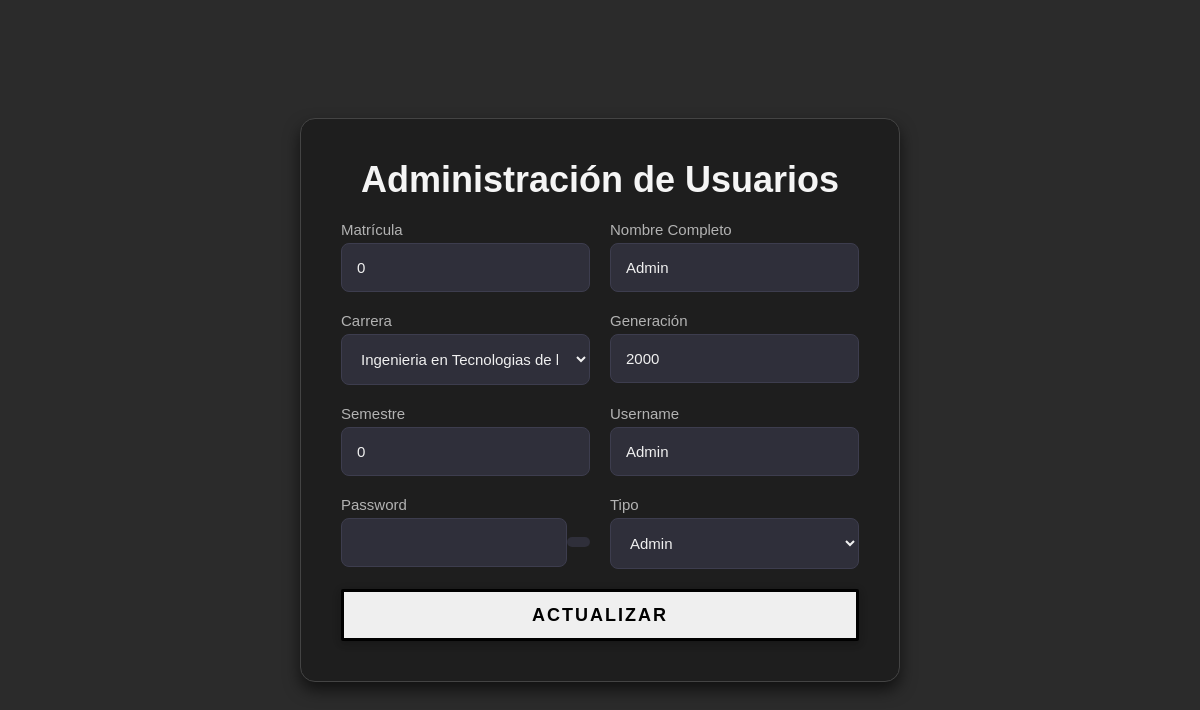
The page /actualiza_alu_profe.php on the database its author committed.
### tables this page shows
CREATE TABLE `usuarios` (
  `matricula` int(11) NOT NULL,
  `nombre_completo` text NOT NULL,
  `carrera` int(11) NOT NULL,
  `generacion` int(11) NOT NULL,
  `semestre` int(11) NOT NULL,
  `username` text NOT NULL,
  `password` text NOT NULL,
  `tipo` int(11) NOT NULL
);

CREATE TABLE `carreras` (
  `carrera` int(11) NOT NULL,
  `nombre` text NOT NULL,
  `semestres` int(11) NOT NULL
);

CREATE TABLE `tipousuarios` (
  `tipo` int(11) NOT NULL,
  `nombre` text NOT NULL
);

### actualiza_alu_profe.php (the view, shortened to what this page needs)
<?php
  $usuario = $_COOKIE['matri'];
  $server = 'localhost';
  $user = 'root';
  $pass = '';
  $database = 'mysql';
  $link = mysqli_connect($server, $user, $pass, $database);
  $database = 't15a_proyecto';
  mysqli_select_db($link, $database);
  $cadQuery = "SELECT usuarios.matricula, usuarios.nombre_completo, carreras.nombre, usuarios.generacion, usuarios.semestre, usuarios.username,
  usuarios.password, tipousuarios.nombre, usuarios.carrera, usuarios.tipo
  FROM usuarios
  INNER JOIN carreras ON usuarios.carrera=carreras.carrera
  INNER JOIN tipousuarios ON tipousuarios.tipo = usuarios.tipo
  WHERE matricula = '$usuario'";
  $query = mysqli_query($link, $cadQuery);
  for ($c = 0; $c < mysqli_num_rows($query); $c++) {
    $f = mysqli_fetch_array($query);
  }
?>
<!DOCTYPE html>
<html lang="en">
<head>
</head>
<body>
<div class="container">
        <h2>Administración de Usuarios</h2>
        <form action="action_examen.php" method="post">
            <div class="form-fila">
                <div class="form-grupo">
                <label for="varMatricula">Matrícula</label>
                <input id="varMatricula" name="varMatricula" type="text" placeholder="Matrícula (Ingrese 6 dígitos)" class="form-control" value="<?php echo $f[0]; ?>"readonly>
                </div>
                <div class="form-grupo">
                <label for="nombreCompleto">Nombre Completo</label>
                <input id="nombreCompleto" name="nombreCompleto" type="text" class="form-control" value="<?php echo $f[1]; ?>" >
                </div>
            </div>
            <div class="form-fila">
                <div class="form-grupo">
                <label for="carrera">Carrera</label>
                <select id="carrera" name="carrera"  class="form-control" readonly >
                    <option value = "<?php echo $f[8]; ?>"><?php echo $f[2]; ?></option>
                </select>
                </div>
                <div class="form-grupo">
                <label>Generación</label>
                <input type="text" id="generacion" name="generacion" class="form-control" value="<?php echo $f[3]; ?>"  readonly>
                </div>
            </div>
            <div class="form-fila">
                <div class="form-grupo">
                <label>Semestre</label>
                <input type="text" id="semestre" name="semestre" class="form-control" value="<?php echo $f[4]; ?>"  readonly>
                </div>
                <div class="form-grupo">
                <label>Username</label>
                <input type="text" id="username" name="username" class="form-control" value="<?php echo $f[5]; ?>"  required>
                </div>
            </div>
            <div class="form-fila">
                <div class="form-grupo">
                <label>Password</label>
                <div class="contra">
                <input type="password" id="password" name="password" class="form-control" required>
                <ion-icon id="eye" name="eye-outline"></ion-icon>
                </div>
                </div>
                <div class="form-grupo">
                <label>Tipo</label>
                <select id="tipo_usuarios" name="tipo_usuarios" class="form-control" readonly>
                    <option value = "<?php echo $f[9]; ?>"><?php echo $f[7]; ?></option>
                </select>
                </div>
            </div>
            <button type="submit">Actualizar</button>
        </form>
    </div>
</body>
</html>

### actualiza_alu_profe.php (style rules this page uses)
* { margin: 0; padding: 0; box-sizing: border-box; }
body { background-color: #2b2b2b; display: flex; justify-content: center; align-items: center; min-height: 100vh; font-family: "Signika", sans-serif; color: #e0e0e0; }
.container { background-color: #1e1e1e; border-radius: 15px; padding: 40px; width: 600px; max-height: 700px; overflow: auto; box-shadow: 0 8px 16px rgba(0, 0, 0, 0.6); border: 1px solid #444; }
.container h2 { color: #f5f5f5; font-size: 36px; margin-bottom: 20px; text-align: center; }
form { display: flex; flex-direction: column; width: 100%; }
label { font-size: 15px; color: #b3b3b3; margin-bottom: 8px; }
select, input { padding: 15px; background-color: #2f2f3a; border: 1px solid #3d3d4e; font-size: 15px; color: #f0f0f0; margin-bottom: 20px; border-radius: 8px; transition: border-color 0.3s, box-shadow 0.3s; }
button { font-size: 18px; letter-spacing: 2px; text-transform: uppercase; display: inline-block; text-align: center; font-weight: bold; padding: 0.7em 2em; border: 3px solid black; border-radius: 2px; position: relative; box-shadow: 0 2px 10px rgba(0, 0, 0, 0.16), 0 3px 6px rgba(0, 0, 0, 0.1); color: black; text-decoration: none; transition: 0.3s ease all; z-index: 1; }
button:before { transition: 0.5s all ease; position: absolute; top: 0; left: 50%; right: 50%; bottom: 0; opacity: 0; content: ''; background-color: #f09c00; z-index: -1; }
.form-fila { display: flex; gap: 20px; justify-content: space-between; }
.form-grupo { flex: 1; }
label { display: block; margin-bottom: 5px; }
input, select { width: 100%; }
.contra { display:flex; align-items:center; }
.contra ion-icon { margin-bottom: 20px; font-size: 37px; padding: 5px; cursor: pointer; color: var(--color-text-form); border-radius: 5px; width: 10%; box-sizing: border-box; font-family: 'calibri'; background-color: #2f2f3a; }

### rows shown on the page
usuarios: varMatricula "0", nombreCompleto "Admin", carrera "Ingenieria en Tecnologias de la Informacion", generacion "2000", semestre "0", username "Admin", tipo_usuarios "Admin"
